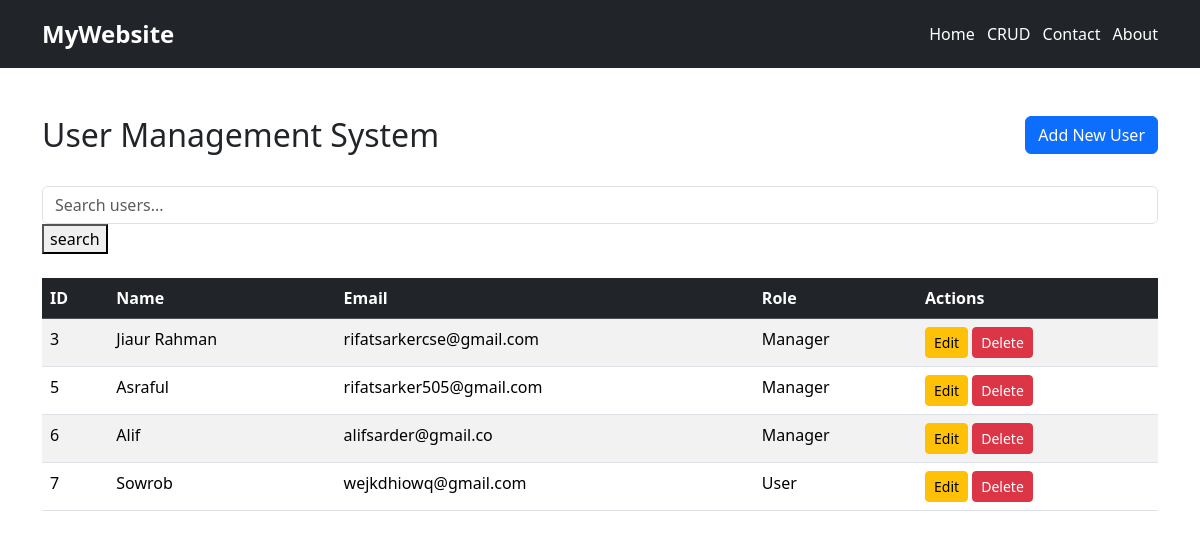
/crud/, run on the app's committed database.
### app/models.py (models this page shows, shortened)
class Crud(models.Model):
    name = models.CharField(max_length=255)
    email = models.EmailField(unique=True)
    role = models.CharField(max_length=50, choices=[
        ('user', 'User'),
        ('admin', 'Admin'),
        ('manager', 'Manager'),
    ])

### crud/views.py (the view, shortened to what this page needs)
# urls.py: path('crud/',views.crud,name='crud'),
def crud(request):
    user=Crud.objects.all()
    return render(request,'crud.html',{'user':user})

### template/crud.html (shortened to what this page needs)
{% include "header.html" %}
<!DOCTYPE html>
<html lang="en">
<head>
    <link href="https://cdnjs.cloudflare.com/ajax/libs/bootstrap/5.3.2/css/bootstrap.min.css" rel="stylesheet">
</head>
<body>
    <div class="container mt-5">
        <div class="row mb-4">
            <div class="col">
                <h2>User Management System</h2>
            </div>
            <div class="col text-end">
                <button class="btn btn-primary" data-bs-toggle="modal" data-bs-target="#addUserModal">
                    Add New User
                </button>
            </div>
        </div>
        <div class="row mb-4">
            <div class="col">
                <form method='post'>
                <input type="search" class="form-control" value='' placeholder="Search users..." name='search_name'>
                <button type='submit' value='Search' >search</button>
                </form>
            </div>
        </div>
        <div class="table-responsive">
            <table class="table table-striped table-hover">
                <thead class="table-dark">
                    <tr>
                        <th>ID</th>
                        <th>Name</th>
                        <th>Email</th>
                        <th>Role</th>
                        <th>Actions</th>
                    </tr>
                </thead>
                <tbody>
                    {% for i in user %}
                    <tr>
                        <td>{{i.id}}</td>
                        <td>{{i.name}}</td>
                        <td>{{i.email}}</td>
                        <td>{{i.role}}</td>
                        <td>
                           <button class="btn btn-sm btn-warning" data-bs-toggle="modal" data-bs-target="#editUserModal-{{forloop.counter}}">
                                Edit
                            </button>
                            <a href="/delete/{{ i.id }}" class="btn btn-sm btn-danger">Delete</a>
                        </td>
                    </tr>
                    {% endfor %}
                </tbody>
            </table>
        </div>
</body>
</html>

### template/header.html (shortened to what this page needs)
<!DOCTYPE html>
<html lang="en">
<head>
    <link href="https://cdn.jsdelivr.net/npm/bootstrap@5.3.0/dist/css/bootstrap.min.css" rel="stylesheet">
    <link rel="stylesheet" href="/static/css/style.css">
</head>
<body>
    <header class="bg-dark text-white py-3">
        <div class="container">
            <div class="d-flex justify-content-between align-items-center">
                <div class="logo">MyWebsite</div>
                <nav>
                    <ul class="list-inline mb-0">
                        <li class="list-inline-item"><a href="/" class="text-white text-decoration-none">Home</a></li>
                        <li class="list-inline-item"><a href="/crud" class="text-white text-decoration-none">CRUD</a></li>
                        <li class="list-inline-item"><a href="/contact" class="text-white text-decoration-none">Contact</a></li>
                        <li class="list-inline-item"><a href="/logout" class="text-white text-decoration-none">About</a></li>
                    </ul>
                </nav>
            </div>
        </div>
    </header>

### static/css/style.css (style rules this page uses)
.logo { font-size: 1.5rem; font-weight: bold; }

### data on the page
Crud: id "3", name "Jiaur Rahman", email "rifatsarkercse@gmail.com", role "Manager"
Crud: id "5", name "Asraful", email "rifatsarker505@gmail.com", role "Manager"
Crud: id "6", name "Alif", email "alifsarder@gmail.co", role "Manager"
Crud: id "7", name "Sowrob", email "wejkdhiowq@gmail.com", role "User"
